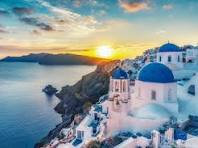
#> input picture greece.png, 198 x 148 px, found by its file name
$ python image_merge.py
#> lines starting #> are read from the running program, lines starting #| are printed output that depends on the picture
from PIL import Image

img1 = Image.open("greece.png")
#> img1 is the input picture: PIL image 198x148 RGB; mean R, G, B 137.2, 152.8, 158.3
img2 = Image.open("strawberry.png")
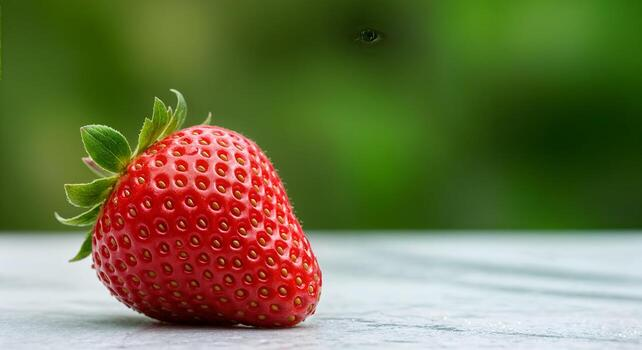
#> input picture strawberry.png, 642 x 350 px, found by its file name
#> img2 is the input picture: PIL image 642x350 RGB; mean R, G, B 112.3, 116.1, 73.5
img3 = Image.open("cat.png")
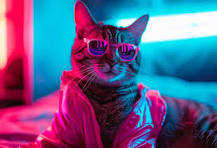
#> input picture cat.png, 217 x 148 px, found by its file name
#> img3 is the input picture: PIL image 217x148 RGB; mean R, G, B 97.4, 93.5, 138.4
img4 = Image.open("ocean.png")
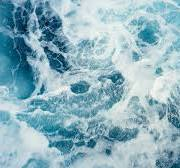
#> input picture ocean.png, 180 x 168 px, found by its file name
#> img4 is the input picture: PIL image 180x168 RGB; mean R, G, B 142.3, 178.5, 190.2

img1_size = img1.size
#> img1_size = (198, 148)
img2_size = img2.size
#> img2_size = (642, 350)
img3_size = img3.size
#> img3_size = (217, 148)
img4_size = img4.size
#> img4_size = (180, 168)

print("size of img 1: ", img1.size)
#| size of img 1:  (198, 148)
print("size of img 2: ", img2.size)
#| size of img 2:  (642, 350)
print("size of img 3: ", img3.size)
#| size of img 3:  (217, 148)
print("size of img 4: ", img4.size)
#| size of img 4:  (180, 168)

new_im = Image.new('RGB', (2*img1_size[0],2*img1_size[1]), (250,250,250))
#> new_im: PIL image 396x296 RGB; every value is 250

new_im.paste(img1, (0,0))
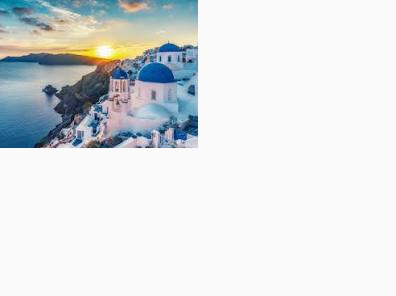
#> new_im: PIL image 396x296 RGB; mean R, G, B 221.8, 225.7, 227.1
new_im.paste(img2, (img1_size[0],0))
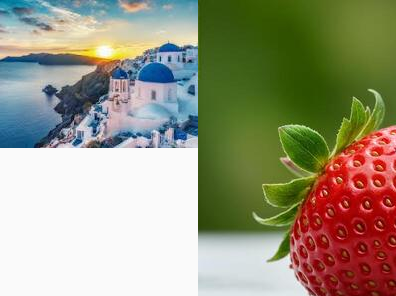
#> new_im: PIL image 396x296 RGB; mean R, G, B 153.2, 150.9, 126.5
new_im.paste(img3, (0,img1_size[1]))
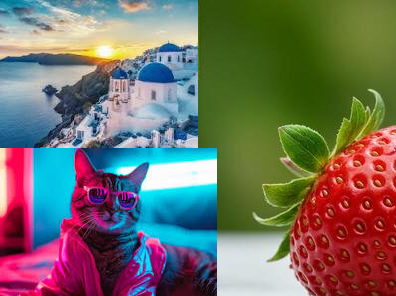
#> new_im: PIL image 396x296 RGB; mean R, G, B 114.5, 110.7, 99.5
new_im.paste(img4, (img1_size[0],img1_size[1]))
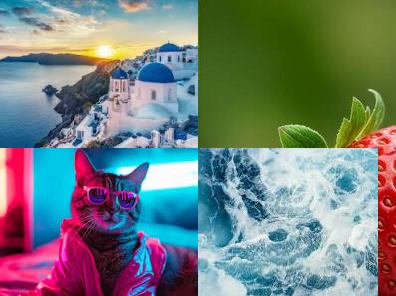
#> new_im: PIL image 396x296 RGB; mean R, G, B 115.1, 127.9, 124.2

new_im.show()
